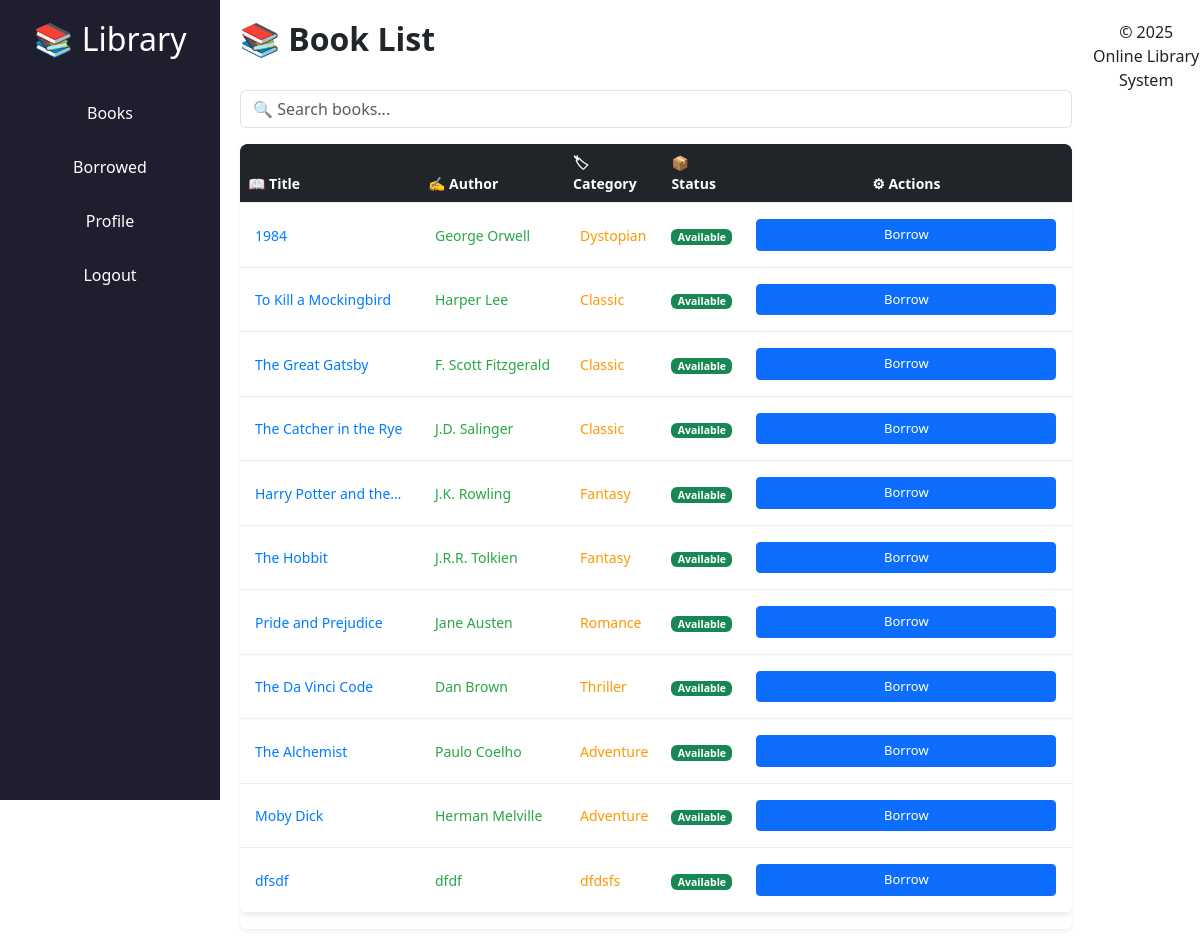
The page /index.php?controller=book&action=list on the database its author committed.
### tables this page shows
CREATE TABLE IF NOT EXISTS `books` (
  `id` int NOT NULL AUTO_INCREMENT,
  `title` varchar(200) DEFAULT NULL,
  `author` varchar(100) DEFAULT NULL,
  `category` varchar(100) DEFAULT NULL,
  `available` int DEFAULT '1',
  PRIMARY KEY (`id`)
);

### controllers/BookController.php (called while the page is built, shortened)
<?php
require_once 'models/Book.php';
class BookController {
    public function list() {
        $book = new Book();
        $books = $book->getAll();
        include 'views/books/list.php';
    }
}
?>

### models/Book.php (called while the page is built, shortened)
<?php
require_once 'config/database.php';
class Book {
    private $conn;
    private $table = 'books';
    public function __construct() {
        $db = new Database();
        $this->conn = $db->connect();
    }
    public function getAll() {
        return $this->conn->query("SELECT * FROM $this->table")->fetchAll(PDO::FETCH_ASSOC);
    }
}
?>

### config/database.php (called while the page is built, shortened)
<?php
class Database {
    private $host = "localhost";
    private $db_name = "library_db";
    private $username = "root";
    private $password = "";
    public function connect() {
        $this->conn = null;
        try {
            $this->conn = new PDO("mysql:host={$this->host};dbname={$this->db_name}", $this->username, $this->password);
            $this->conn->setAttribute(PDO::ATTR_ERRMODE, PDO::ERRMODE_EXCEPTION);
        } catch (PDOException $e) {
            echo "Connection error: " . $e->getMessage();
        }
        return $this->conn;
    }
}
?>

### views/books/list.php (the view, shortened to what this page needs)
<?php include 'views/templates/header.php'; ?>
<div class="d-flex justify-content-between align-items-center mb-4">
    <h2 class="fw-bold">📚 Book List</h2>
</div>
<div class="mb-3">
    <input type="text" id="searchBox" class="form-control" placeholder="🔍 Search books...">
</div>
<div id="bookResults" class="table-responsive shadow-sm rounded">
    <table class="table table-hover align-middle">
        <thead class="table-dark">
            <tr>
                <th>📖 Title</th>
                <th>✍ Author</th>
                <th>🏷 Category</th>
                <th>📦 Status</th>
                <th class="text-center">⚙ Actions</th>
            </tr>
        </thead>
        <tbody>
            <?php foreach($books as $b): ?>
                <tr>
                    <td><?= htmlspecialchars($b['title']) ?></td>
                    <td><?= htmlspecialchars($b['author']) ?></td>
                    <td><?= htmlspecialchars($b['category']) ?></td>
                    <td>
                        <span class="badge <?= $b['available'] ? 'bg-success' : 'bg-danger' ?>">
                            <?= $b['available'] ? 'Available' : 'Borrowed' ?>
                        </span>
                    </td>
                    <td class="text-center">
                        <?php if (isset($_SESSION['user']) && $_SESSION['user']['role'] === 'admin'): ?>
                            <a href="index.php?controller=book&action=edit&id=<?= $b['id'] ?>" class="btn btn-warning btn-sm">
                                ✏ Edit
                            </a>
                            <a href="index.php?controller=book&action=delete&id=<?= $b['id'] ?>" class="btn btn-danger btn-sm" onclick="return confirm('Delete book?')">
                                🗑 Delete
                            </a>
                        <?php else: ?>
                            <?php if ($b['available']): ?>
                                <form method="POST" action="index.php?controller=borrow&action=borrow" class="d-inline">
                                    <button type="submit" class="btn btn-primary btn-sm">Borrow</button>
                                </form>
                            <?php else: ?>
                                <span class="text-muted">Unavailable</span>
                            <?php endif; ?>
                        <?php endif; ?>
                    </td>
                </tr>
            <?php endforeach; ?>
        </tbody>
    </table>
</div>
<?php include 'views/templates/footer.php'; ?>

### index.php (shortened to what this page needs)
<?php
require_once "config/database.php";
$action = $_GET['action'] ?? 'login';
$obj = new $class();
if (method_exists($obj, $action)) {
    $obj->$action();
} else {
    header("HTTP/1.0 404 Not Found");
    echo "404 Not Found - Action '$action' not found.";
    exit();
}
?>

### views/templates/header.php (shortened to what this page needs)
<!DOCTYPE html>
<html lang="en">
<head>
<link href="https://cdn.jsdelivr.net/npm/bootstrap@5.3.2/dist/css/bootstrap.min.css" rel="stylesheet">
<link rel="stylesheet" href="https://cdn.jsdelivr.net/npm/bootstrap-icons@1.10.5/font/bootstrap-icons.css">
<link rel="stylesheet" href="assets/css/style.css">
</head>
<body>
<nav class="sidebar">
    <h2>📚 Library</h2>
    <ul>
        <li><a href="index.php?controller=book&action=list">Books</a></li>
        <li><a href="index.php?controller=borrow&action=list">Borrowed</a></li>
        <li><a href="index.php?controller=user&action=profile">Profile</a></li>
        <li><a href="index.php?controller=user&action=logout">Logout</a></li>
    </ul>
</nav>
<main class="content">

### views/templates/footer.php (shortened to what this page needs)
</main>
<footer>
    <p>&copy; 2025 Online Library System</p>
</footer>
</body>
</html>

### assets/css/style.css (style rules this page uses)
body { margin:0; font-family: 'Segoe UI', sans-serif; display:flex; }
.sidebar { width:220px; background:#1e1e2f; color:white; height:100vh; position:fixed; }
.sidebar h2 { text-align:center; padding:20px; }
.sidebar ul { list-style:none; padding:0; }
.sidebar ul li { padding:15px; text-align:center; }
.sidebar ul li a { color:white; text-decoration:none; display:block; }
.content { margin-left:220px; padding:20px; width:100%; }
form input, form button { width:300px; padding:10px; margin:8px; }
button { background:#007bff; color:white; border:none; cursor:pointer; }
footer { text-align:center; margin-top:20px; }
table tbody td:nth-child(1), table tbody td:nth-child(2), table tbody td:nth-child(3) { padding: 10px 15px; font-size: 14px; color: #222; font-weight: 500; white-space: nowrap; overflow: hidden; text-overflow: ellipsis; max-width: 180px; }
table tbody td:nth-child(1) { color: #007bff; }
table tbody td:nth-child(2) { color: #28a745; }
table tbody td:nth-child(3) { color: #ff9800; }
table { width: 100%; border-collapse: collapse; background: white; border-radius: 8px; overflow: hidden; box-shadow: 0 2px 6px rgba(0,0,0,0.1); }
table thead { background: #0d6efd; color: white; font-weight: 600; }
table th, table td { padding: 10px 15px; font-size: 14px; border-bottom: 1px solid #eee; }
.badge { display: inline-block; padding: 0.25em 0.6em; font-size: 0.75em; font-weight: 700; line-height: 1; text-align: center; white-space: nowrap; vertical-align: baseline; border-radius: 0.375rem; }
.bg-success { background-color: #198754; color: white; }
.btn { padding: 5px 12px; font-size: 13px; border-radius: 4px; text-decoration: none; cursor: pointer; }

### rows shown on the page
books: title "1984", author "George Orwell", category "Dystopian", available "Available"
books: title "To Kill a Mockingbird", author "Harper Lee", category "Classic", available "Available"
books: title "The Great Gatsby", author "F. Scott Fitzgerald", category "Classic", available "Available"
books: title "The Catcher in the Rye", author "J.D. Salinger", category "Classic", available "Available"
books: title "Harry Potter and the…", author "J.K. Rowling", category "Fantasy", available "Available"
books: title "The Hobbit", author "J.R.R. Tolkien", category "Fantasy", available "Available"
books: title "Pride and Prejudice", author "Jane Austen", category "Romance", available "Available"
books: title "The Da Vinci Code", author "Dan Brown", category "Thriller", available "Available"
books: title "The Alchemist", author "Paulo Coelho", category "Adventure", available "Available"
books: title "Moby Dick", author "Herman Melville", category "Adventure", available "Available"
books: title "dfsdf", author "dfdf", category "dfdsfs", available "Available"
